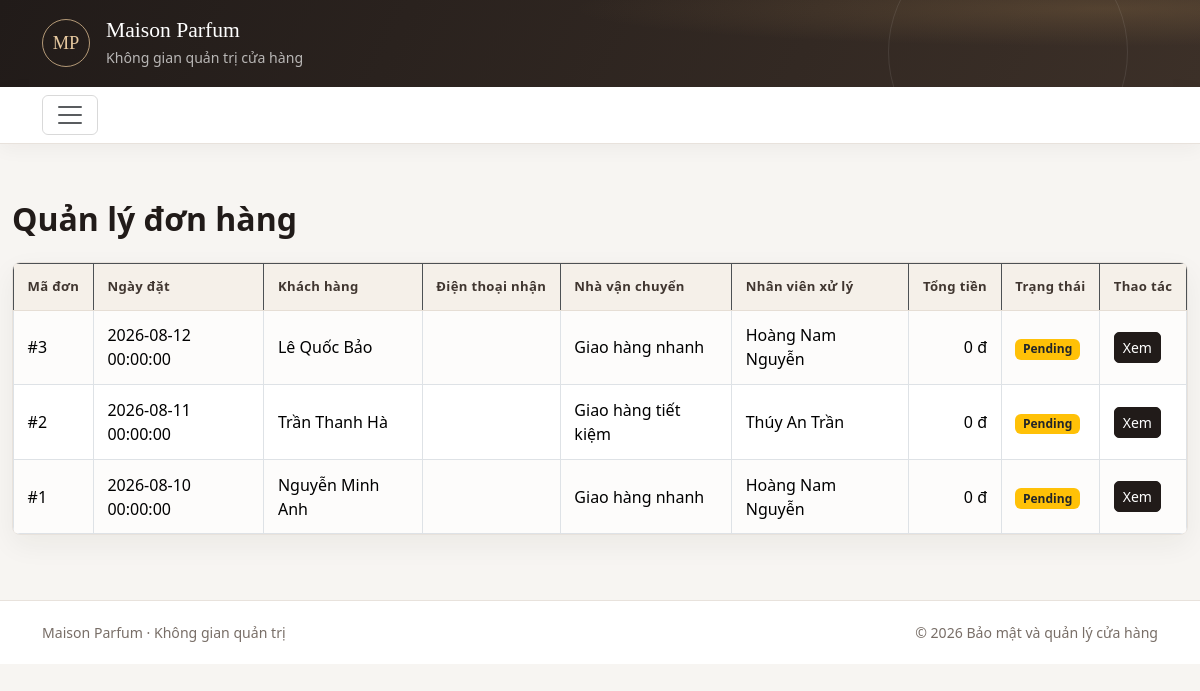
/admin/orders/index.php (signed in), run on the app's committed database.
### tables this page shows
CREATE TABLE orders (
    OrderID INT AUTO_INCREMENT PRIMARY KEY,
    OrderDate DATETIME NOT NULL DEFAULT CURRENT_TIMESTAMP,
    RequiredDate DATE NULL,
    ShippedDate DATETIME NULL,
    TotalAmount DECIMAL(12,2) NOT NULL DEFAULT 0,
    Status VARCHAR(30) NOT NULL DEFAULT 'Pending',
    ReceiverName VARCHAR(100),
    ShipAddress VARCHAR(255),
    ShipCity VARCHAR(100),
    ShipPhone VARCHAR(20),
    Freight DECIMAL(12,2) NOT NULL DEFAULT 0,
    PaymentMethod VARCHAR(50),
    CustomerID INT NOT NULL,
    EmployeeID INT NULL,
    ShipperID INT NULL,

    CONSTRAINT chk_orders_total CHECK (TotalAmount >= 0),
    CONSTRAINT chk_orders_freight CHECK (Freight >= 0),
    CONSTRAINT fk_orders_customer
        FOREIGN KEY (CustomerID) REFERENCES customers(CustomerID),
    CONSTRAINT fk_orders_employee
        FOREIGN KEY (EmployeeID) REFERENCES employees(EmployeeID),
    CONSTRAINT fk_orders_shipper
        FOREIGN KEY (ShipperID) REFERENCES shippers(ShipperID)
);

CREATE TABLE customers (
    CustomerID INT AUTO_INCREMENT PRIMARY KEY,
    CustomerName VARCHAR(100) NOT NULL,
    ContactName VARCHAR(100),
    Address VARCHAR(200),
    City VARCHAR(100),
    PostalCode VARCHAR(20),
    Country VARCHAR(100),
    Phone VARCHAR(20),
    Email VARCHAR(255) NULL,
    PasswordHash VARCHAR(255) NULL,
    Gender VARCHAR(20),
    BirthDate DATE,
    LoyaltyPoint INT NOT NULL DEFAULT 0,
    CreatedAt TIMESTAMP NOT NULL DEFAULT CURRENT_TIMESTAMP,
    CONSTRAINT chk_customers_loyalty CHECK (LoyaltyPoint >= 0),
    CONSTRAINT uq_customers_email UNIQUE (Email)
);

CREATE TABLE shippers (
    ShipperID INT AUTO_INCREMENT PRIMARY KEY,
    ShipperName VARCHAR(100) NOT NULL,
    Phone VARCHAR(20),
    Email VARCHAR(100),
    Website VARCHAR(255),
    DefaultFee DECIMAL(12,2) NOT NULL DEFAULT 0,
    IsActive BOOLEAN NOT NULL DEFAULT TRUE,
    CONSTRAINT chk_shippers_fee CHECK (DefaultFee >= 0)
);

CREATE TABLE employees (
    EmployeeID INT AUTO_INCREMENT PRIMARY KEY,
    LastName VARCHAR(50) NOT NULL,
    FirstName VARCHAR(50) NOT NULL,
    BirthDate DATE,
    Photo VARCHAR(255),
    Notes TEXT,
    Email VARCHAR(255) NULL,
    PasswordHash VARCHAR(255) NULL,
    Phone VARCHAR(20),
    Role VARCHAR(30) NOT NULL DEFAULT 'staff',
    HireDate DATE,
    Address VARCHAR(255),
    IsActive BOOLEAN NOT NULL DEFAULT TRUE,
    CONSTRAINT uq_employees_email UNIQUE (Email)
);

### public/admin/orders/index.php (the view, shortened to what this page needs)
<?php
require_once '/var/www/src/config/database.php';
$sql = "
    SELECT
        o.OrderID,
        o.OrderDate,
        o.TotalAmount,
        o.Status,
        c.CustomerName,
        o.ShipPhone,
        sh.ShipperName,
        e.FirstName,
        e.LastName
    FROM
        orders AS o
        INNER JOIN customers AS c ON o.CustomerID = c.CustomerID
        LEFT JOIN shippers AS sh ON o.ShipperID = sh.ShipperID
        LEFT JOIN employees AS e ON o.EmployeeID = e.EmployeeID
    ORDER BY
        o.OrderID DESC
";
$result = $conn->query($sql);
require_once '/var/www/src/includes/admin/header.php';
require_once '/var/www/src/includes/admin/navbar.php';
?>
<div class="container mt-4">
    <div class="d-flex justify-content-between align-items-center mb-3">
        <h2>Quản lý đơn hàng</h2>
    </div>
    <div class="table-responsive">
        <table class="table table-bordered table-striped align-middle">
            <thead class="table-dark">
                <tr>
                    <th>Mã đơn</th>
                    <th>Ngày đặt</th>
                    <th>Khách hàng</th>
                    <th>Điện thoại nhận</th>
                    <th>Nhà vận chuyển</th>
                    <th>Nhân viên xử lý</th>
                    <th>Tổng tiền</th>
                    <th>Trạng thái</th>
                    <th>Thao tác</th>
                </tr>
            </thead>
            <tbody>
            <?php while ($order = $result->fetch_assoc()): ?>
                <tr>
                    <td>
                        #<?= (int) $order['OrderID'] ?>
                    </td>
                    <td>
                        <?= htmlspecialchars($order['OrderDate']) ?>
                    </td>
                    <td>
                        <?= htmlspecialchars($order['CustomerName']) ?>
                    </td>
                    <td>
                    </td>
                    <td>
                        <?= htmlspecialchars($order['ShipperName'] ?? 'Chưa chỉ định') ?>
                    </td>
                    <td>
                        <?= htmlspecialchars(trim(
                            ($order['FirstName'] ?? '') . ' ' . ($order['LastName'] ?? '')
                        ) ?: 'Chưa phân công') ?>
                    </td>
                    <td class="text-end">
                        <?= number_format(
                            (float) $order['TotalAmount'],
                            0,
                            ',',
                            '.'
                        ) ?> đ
                    </td>
                    <td>
                        <?php
                        $status = $order['Status'];
                        $badgeClass = match ($status) {
                            'Pending' => 'bg-warning text-dark',
                            'Confirmed' => 'bg-primary',
                            'Shipping' => 'bg-info text-dark',
                            'Completed' => 'bg-success',
                            'Cancelled' => 'bg-secondary',
                            default => 'bg-secondary'
                        };
                        ?>
                        <span class="badge <?= $badgeClass ?>">
                            <?= htmlspecialchars($status) ?>
                        </span>
                    </td>
                    <td>
                        <a
                            href="/admin/orders/detail.php?id=<?= (int) $order['OrderID'] ?>"
                            class="btn btn-sm btn-primary"
                        >
                            Xem
                        </a>
                    </td>
                </tr>
            <?php endwhile; ?>
            </tbody>
        </table>
    </div>
</div>
<?php
require_once '/var/www/src/includes/admin/footer.php';

### public/admin.css (style rules this page uses)
:root { --admin-ink: #211b19; --admin-muted: #786e67; --admin-paper: #f7f5f2; --admin-white: #fff; --admin-line: #e8e2dc; --admin-gold: #a77c49; --admin-green: #4a7763; --admin-shadow: 0 10px 28px rgba(39, 31, 25, .055); }
.admin-body { min-height: 100vh; background: var(--admin-paper); color: var(--admin-ink); font-family: "Segoe UI", Arial, sans-serif; }
.admin-body main.container, .admin-body div.container.mt-4 { max-width: 1440px; min-height: 54vh; padding-top: 2rem; padding-bottom: 3rem; }
.admin-body main.container > h1, .admin-body main.container > .d-flex h1, .admin-body div.container.mt-4 > .d-flex h2, .admin-body div.container.mt-4 > h2 { color: var(--admin-ink); font-family: "Segoe UI", Arial, sans-serif; font-weight: 650; }
.admin-body .btn { border-radius: 5px; font-weight: 500; }
.admin-body .btn-primary { border-color: var(--admin-ink); background: var(--admin-ink); }
.admin-body .table-responsive { overflow: hidden; border: 1px solid var(--admin-line); border-radius: 8px; background: var(--admin-white); box-shadow: var(--admin-shadow); }
.admin-body .table { margin-bottom: 0; vertical-align: middle; }
.admin-body .table > :not(caption) > * > * { padding: .8rem .85rem; border-bottom-color: #eee9e4; }
.admin-body .table thead.table-dark th, .admin-body .table thead:not(.table-dark) th { border-bottom: 1px solid #e6ded5; background: #f5f0e9; color: #403630; font-size: .82rem; font-weight: 700; letter-spacing: .025em; white-space: nowrap; }
.admin-body .table tbody tr:last-child > * { border-bottom: 0; }
.admin-body .table-striped > tbody > tr:nth-of-type(odd) > * { --bs-table-bg-type: #fdfcfb; }

### data on the page
orders: OrderID "3", OrderDate "2026-08-12 00:00:00", CustomerID.CustomerName "Lê Quốc Bảo", ShipperID.ShipperName "Giao hàng nhanh", EmployeeID.LastName "Hoàng Nam Nguyễn", TotalAmount "0", Status "Pending"
orders: OrderID "2", OrderDate "2026-08-11 00:00:00", CustomerID.CustomerName "Trần Thanh Hà", ShipperID.ShipperName "Giao hàng tiết kiệm", EmployeeID.LastName "Thúy An Trần", TotalAmount "0", Status "Pending"
orders: OrderID "1", OrderDate "2026-08-10 00:00:00", CustomerID.CustomerName "Nguyễn Minh Anh", ShipperID.ShipperName "Giao hàng nhanh", EmployeeID.LastName "Hoàng Nam Nguyễn", TotalAmount "0", Status "Pending"
